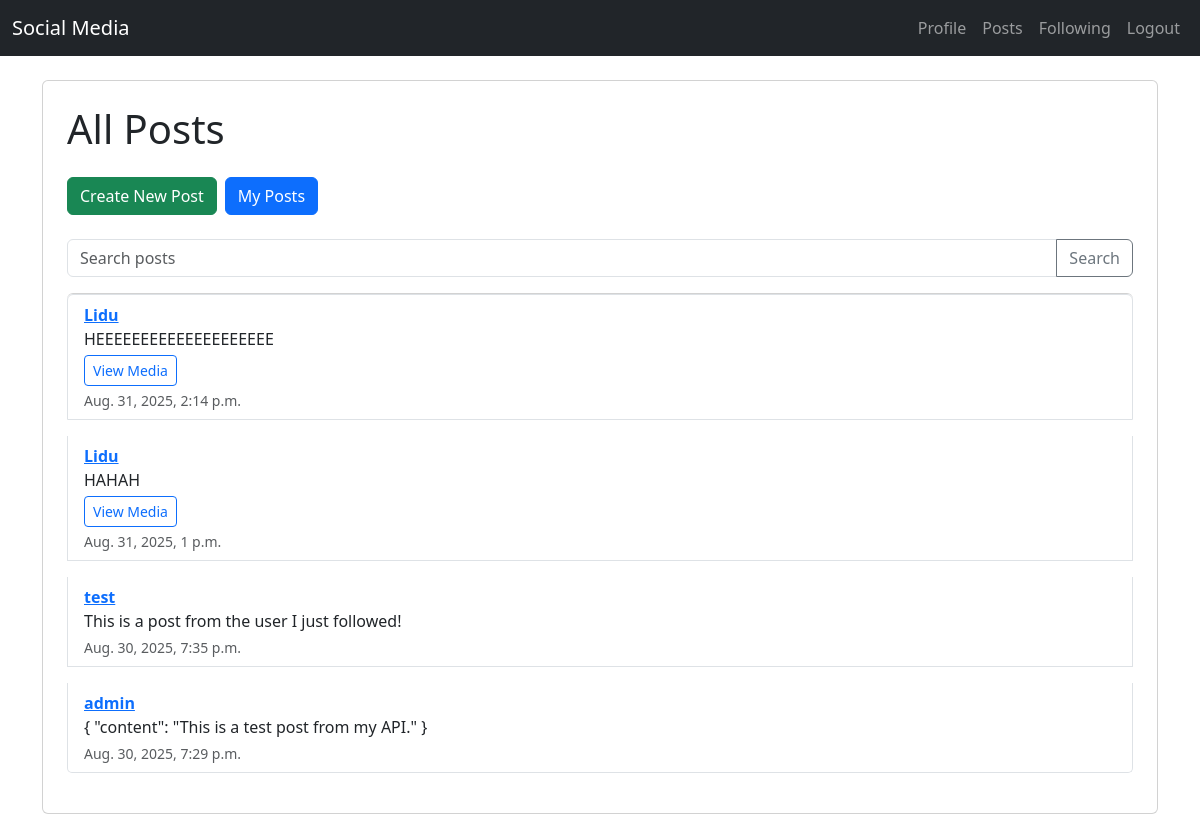
Page /posts/ (signed in) on the earlier database version.
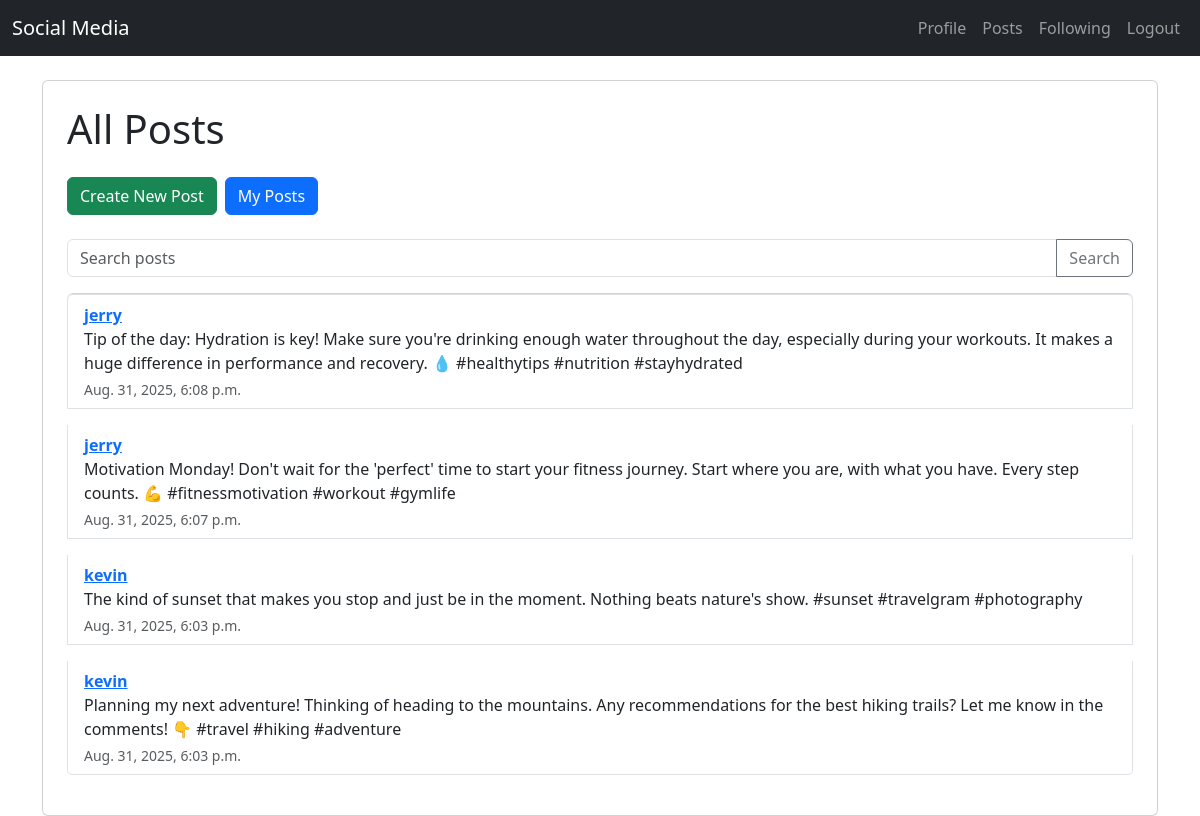
Same page on the later database version.
### posts/models.py (models this page shows, shortened)
class Post(models.Model):
    user = models.ForeignKey(User, on_delete=models.CASCADE, related_name='posts')
    content = models.TextField()
    timestamp = models.DateTimeField(auto_now_add=True)
    media = models.FileField(upload_to='posts/', blank=True, null=True)
    class Meta:
        ordering = ['-timestamp']

### posts/views_html.py (the view)
# urls.py: path('', post_list_view, name='post_list'),
@login_required
def post_list_view(request):
    posts = Post.objects.all().order_by('-timestamp')
    query = request.GET.get('q')
    if query:
        posts = posts.filter(
            Q(content__icontains=query) |
            Q(user__username__icontains=query)
        )
    return render(request, "posts/post_list.html", {"posts": posts})

### posts/templates/posts/post_list.html
{% extends "base.html" %}
{% block content %}
<div class="card p-4">
    <h1 class="mb-4">All Posts</h1>
    <div class="d-flex mb-4">
        <a href="{% url 'create_post' %}" class="btn btn-success me-2">Create New Post</a>
        <a href="{% url 'my_posts' %}" class="btn btn-primary">My Posts</a>
    </div>
    <form method="GET" class="mb-3">
        <div class="input-group">
            <input type="text" name="q" class="form-control" placeholder="Search posts" value="{{ request.GET.q }}">
            <button type="submit" class="btn btn-outline-secondary">Search</button>
        </div>
    </form>
    <ul class="list-group">
        {% for post in posts %}
        <li class="list-group-item mb-3">
            <div class="post">
                <div class="author">
                    <a href="{% url 'user-profile' post.user.username %}" class="fw-bold text-primary">{{ post.user.username }}</a>
                </div>
                <div class="content">{{ post.content }}</div>
                {% if post.media %}
                    <a href="{{ post.media.url }}" target="_blank" class="btn btn-outline-primary btn-sm mt-1">View Media</a>
                {% endif %}
                <small class="text-muted d-block mt-1">{{ post.timestamp }}</small>
            </div>
        </li>
        {% empty %}
        <li class="list-group-item text-muted">No posts yet.</li>
        {% endfor %}
    </ul>
</div>
{% endblock %}

### templates/base.html (shortened to what this page needs)
{% load static %}
<!DOCTYPE html>
<html lang="en">
<head>
    <link rel="stylesheet" href="https://cdn.jsdelivr.net/npm/bootstrap@5.3.0/dist/css/bootstrap.min.css">
    <link rel="stylesheet" href="{% static 'css/style.css' %}">
</head>
<body>
    <nav class="navbar navbar-expand-lg navbar-dark bg-dark mb-4">
        <div class="container-fluid">
            <a class="navbar-brand" href="{% url 'post_list' %}">Social Media</a>
            <div class="collapse navbar-collapse" id="navbarNav">
                <ul class="navbar-nav ms-auto">
                    {% if user.is_authenticated %}
                        <li class="nav-item"><a class="nav-link" href="{% url 'my-profile' %}">Profile</a></li>
                        <li class="nav-item"><a class="nav-link" href="{% url 'post_list' %}">Posts</a></li>
                        <li class="nav-item"><a class="nav-link" href="{% url 'following-list' %}">Following</a></li>
                        <li class="nav-item">
                            <a class="nav-link" href="{% url 'logout' %}" onclick="return confirm('Are you sure you want to log out?');">Logout</a>
                        </li>
                    {% else %}
                        <li class="nav-item"><a class="nav-link" href="{% url 'user-register' %}">Register</a></li>
                        <li class="nav-item"><a class="nav-link" href="{% url 'login' %}">Login</a></li>
                    {% endif %}
                </ul>
            </div>
        </div>
    </nav>
    <div class="container">
        {% block content %}{% endblock %}
    </div>
</body>
</html>

Differences in the rows shown:
removed Post: user.username "Lidu", content "HEEEEEEEEEEEEEEEEEEEE", timestamp "Aug. 31, 2025, 2:14 p.m."
removed Post: user.username "Lidu", content "HAHAH", timestamp "Aug. 31, 2025, 1 p.m."
removed Post: user.username "test", content "This is a post from the user I just followed!", timestamp "Aug. 30, 2025, 7:35 p.m."
removed Post: user.username "admin", content "{ \"content\": \"This is a test post from my API.\" }", timestamp "Aug. 30, 2025, 7:29 p.m."
added Post: user.username "jerry", content "Tip of the day: Hydration is key! Make sure you're drinking enough water throughout the day, especially during your workouts. It makes a huge difference in performance and recovery. 💧 #healthytips #nutrition #stayhydrated", timestamp "Aug. 31, 2025, 6:08 p.m."
added Post: user.username "jerry", content "Motivation Monday! Don't wait for the 'perfect' time to start your fitness journey. Start where you are, with what you have. Every step counts. 💪 #fitnessmotivation #workout #gymlife", timestamp "Aug. 31, 2025, 6:07 p.m."
added Post: user.username "kevin", content "The kind of sunset that makes you stop and just be in the moment. Nothing beats nature's show. #sunset #travelgram #photography", timestamp "Aug. 31, 2025, 6:03 p.m."
added Post: user.username "kevin", content "Planning my next adventure! Thinking of heading to the mountains. Any recommendations for the best hiking trails? Let me know in the comments! 👇 #travel #hiking #adventure", timestamp "Aug. 31, 2025, 6:03 p.m."
